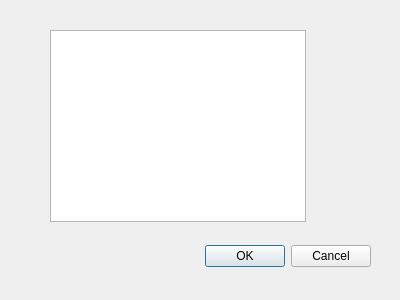
<?xml version="1.0" encoding="UTF-8"?>
<ui version="4.0">
 <class>Dialog</class>
 <widget class="QDialog" name="Dialog">
  <property name="geometry">
   <rect>
    <x>0</x>
    <y>0</y>
    <width>400</width>
    <height>300</height>
   </rect>
  </property>
  <property name="windowTitle">
   <string>Dialog</string>
  </property>
  <widget class="QDialogButtonBox" name="buttonBox">
   <property name="geometry">
    <rect>
     <x>30</x>
     <y>240</y>
     <width>341</width>
     <height>32</height>
    </rect>
   </property>
   <property name="orientation">
    <enum>Qt::Orientation::Horizontal</enum>
   </property>
   <property name="standardButtons">
    <set>QDialogButtonBox::StandardButton::Cancel|QDialogButtonBox::StandardButton::Ok</set>
   </property>
  </widget>
  <widget class="QListWidget" name="listWidget">
   <property name="geometry">
    <rect>
     <x>50</x>
     <y>30</y>
     <width>256</width>
     <height>192</height>
    </rect>
   </property>
  </widget>
 </widget>
 <resources/>
 <connections>
  <connection>
   <sender>buttonBox</sender>
   <signal>accepted()</signal>
   <receiver>Dialog</receiver>
   <slot>accept()</slot>
   <hints>
    <hint type="sourcelabel">
     <x>248</x>
     <y>254</y>
    </hint>
    <hint type="destinationlabel">
     <x>157</x>
     <y>274</y>
    </hint>
   </hints>
  </connection>
  <connection>
   <sender>buttonBox</sender>
   <signal>rejected()</signal>
   <receiver>Dialog</receiver>
   <slot>reject()</slot>
   <hints>
    <hint type="sourcelabel">
     <x>316</x>
     <y>260</y>
    </hint>
    <hint type="destinationlabel">
     <x>286</x>
     <y>274</y>
    </hint>
   </hints>
  </connection>
 </connections>
</ui>
